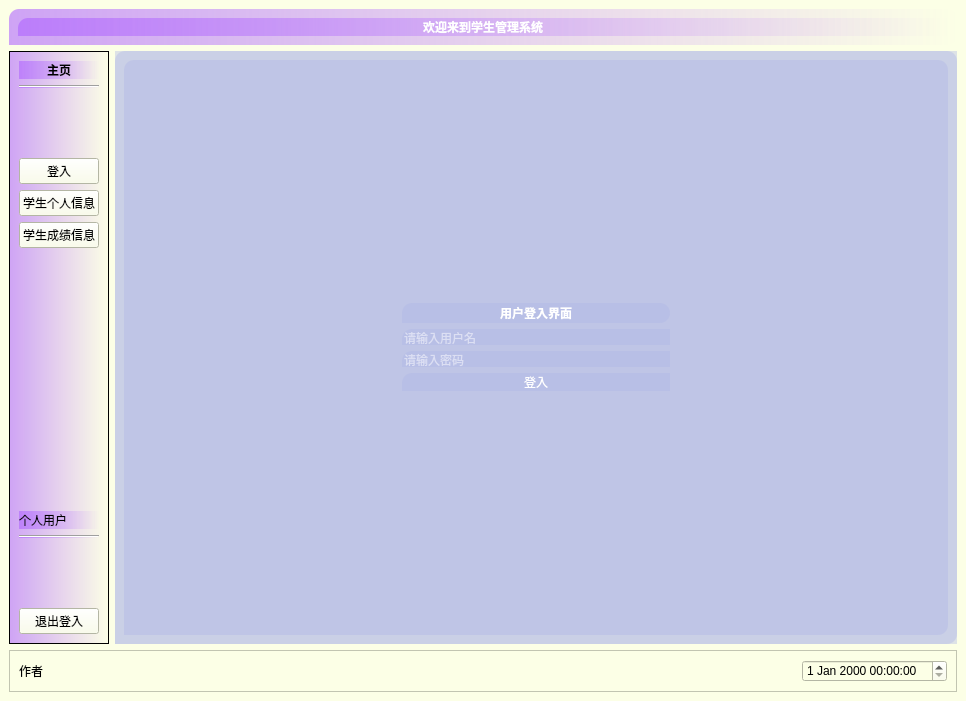
<?xml version="1.0" encoding="UTF-8"?>
<ui version="4.0">
 <class>MainWindow</class>
 <widget class="QMainWindow" name="MainWindow">
  <property name="geometry">
   <rect>
    <x>0</x>
    <y>0</y>
    <width>966</width>
    <height>701</height>
   </rect>
  </property>
  <property name="windowTitle">
   <string>学生信息管理系统</string>
  </property>
  <property name="windowIcon">
   <iconset resource="resource.qrc">
    <normaloff>:/icon/icon/icon.png</normaloff>:/icon/icon/icon.png</iconset>
  </property>
  <property name="styleSheet">
   <string notr="true">background-color: rgb(252, 255, 230);</string>
  </property>
  <widget class="QWidget" name="centralwidget">
   <layout class="QVBoxLayout" name="verticalLayout_4">
    <item>
     <layout class="QVBoxLayout" name="verticalLayout_3">
      <item>
       <widget class="QFrame" name="frame_4">
        <property name="styleSheet">
         <string notr="true">border-radius: 10px;
border-bottom-left-radius: 0px;
color: rgb(255, 255, 255);
background-color: qlineargradient(x1:0, y1:0, x2:1, y2:0,stop:0 rgba(174, 99, 255,150), stop:1 rgba(255, 255, 255, 0));</string>
        </property>
        <property name="frameShape">
         <enum>QFrame::StyledPanel</enum>
        </property>
        <property name="frameShadow">
         <enum>QFrame::Raised</enum>
        </property>
        <layout class="QGridLayout" name="gridLayout">
         <item row="0" column="0">
          <widget class="QLabel" name="label">
           <property name="text">
            <string>&lt;html&gt;&lt;head/&gt;&lt;body&gt;&lt;p align=&quot;center&quot;&gt;&lt;span style=&quot; font-weight:700;&quot;&gt;欢迎来到学生管理系统&lt;/span&gt;&lt;/p&gt;&lt;/body&gt;&lt;/html&gt;</string>
           </property>
          </widget>
         </item>
        </layout>
       </widget>
      </item>
      <item>
       <layout class="QHBoxLayout" name="horizontalLayout_4">
        <item>
         <widget class="QFrame" name="frame_2">
          <property name="styleSheet">
           <string notr="true">QFrame
{
background-color: qlineargradient(x1:0, y1:0, x2:1, y2:0,stop:0 rgba(174, 99, 255,150), stop:1 rgba(255, 255, 255, 0));	
}</string>
          </property>
          <property name="frameShape">
           <enum>QFrame::StyledPanel</enum>
          </property>
          <property name="frameShadow">
           <enum>QFrame::Raised</enum>
          </property>
          <layout class="QVBoxLayout" name="verticalLayout">
           <item>
            <widget class="QLabel" name="label_3">
             <property name="text">
              <string>&lt;html&gt;&lt;head/&gt;&lt;body&gt;&lt;p align=&quot;center&quot;&gt;&lt;span style=&quot; font-weight:700;&quot;&gt;主页&lt;/span&gt;&lt;/p&gt;&lt;/body&gt;&lt;/html&gt;</string>
             </property>
            </widget>
           </item>
           <item>
            <widget class="Line" name="line_2">
             <property name="orientation">
              <enum>Qt::Horizontal</enum>
             </property>
            </widget>
           </item>
           <item>
            <spacer name="verticalSpacer_4">
             <property name="orientation">
              <enum>Qt::Vertical</enum>
             </property>
             <property name="sizeHint" stdset="0">
              <size>
               <width>20</width>
               <height>40</height>
              </size>
             </property>
            </spacer>
           </item>
           <item>
            <widget class="QPushButton" name="btn_Login">
             <property name="text">
              <string>登入</string>
             </property>
            </widget>
           </item>
           <item>
            <widget class="QPushButton" name="btn_PersonalInfo">
             <property name="text">
              <string>学生个人信息</string>
             </property>
            </widget>
           </item>
           <item>
            <widget class="QPushButton" name="btn_PersonScores">
             <property name="text">
              <string>学生成绩信息</string>
             </property>
            </widget>
           </item>
           <item>
            <spacer name="verticalSpacer">
             <property name="orientation">
              <enum>Qt::Vertical</enum>
             </property>
             <property name="sizeHint" stdset="0">
              <size>
               <width>20</width>
               <height>40</height>
              </size>
             </property>
            </spacer>
           </item>
           <item>
            <spacer name="verticalSpacer_2">
             <property name="orientation">
              <enum>Qt::Vertical</enum>
             </property>
             <property name="sizeHint" stdset="0">
              <size>
               <width>20</width>
               <height>40</height>
              </size>
             </property>
            </spacer>
           </item>
           <item>
            <spacer name="verticalSpacer_3">
             <property name="orientation">
              <enum>Qt::Vertical</enum>
             </property>
             <property name="sizeHint" stdset="0">
              <size>
               <width>20</width>
               <height>40</height>
              </size>
             </property>
            </spacer>
           </item>
           <item>
            <spacer name="verticalSpacer_6">
             <property name="orientation">
              <enum>Qt::Vertical</enum>
             </property>
             <property name="sizeHint" stdset="0">
              <size>
               <width>20</width>
               <height>40</height>
              </size>
             </property>
            </spacer>
           </item>
           <item>
            <widget class="QLabel" name="label_4">
             <property name="text">
              <string>个人用户</string>
             </property>
            </widget>
           </item>
           <item>
            <widget class="Line" name="line">
             <property name="orientation">
              <enum>Qt::Horizontal</enum>
             </property>
            </widget>
           </item>
           <item>
            <spacer name="verticalSpacer_5">
             <property name="orientation">
              <enum>Qt::Vertical</enum>
             </property>
             <property name="sizeHint" stdset="0">
              <size>
               <width>20</width>
               <height>40</height>
              </size>
             </property>
            </spacer>
           </item>
           <item>
            <widget class="QPushButton" name="btn_exit">
             <property name="text">
              <string>退出登入</string>
             </property>
            </widget>
           </item>
          </layout>
         </widget>
        </item>
        <item>
         <widget class="QStackedWidget" name="stackedWidget">
          <property name="styleSheet">
           <string notr="true">background-color: rgba(173, 182, 229, 100);</string>
          </property>
          <property name="currentIndex">
           <number>2</number>
          </property>
          <widget class="QWidget" name="Info">
           <layout class="QHBoxLayout" name="horizontalLayout_3">
            <item>
             <layout class="QVBoxLayout" name="verticalLayout_2">
              <item>
               <widget class="QFrame" name="frame_5">
                <property name="frameShape">
                 <enum>QFrame::StyledPanel</enum>
                </property>
                <property name="frameShadow">
                 <enum>QFrame::Raised</enum>
                </property>
                <layout class="QHBoxLayout" name="horizontalLayout_2">
                 <item>
                  <widget class="QLabel" name="label_8">
                   <property name="text">
                    <string>查询方式</string>
                   </property>
                  </widget>
                 </item>
                 <item>
                  <widget class="QComboBox" name="cbx_search">
                   <item>
                    <property name="text">
                     <string>All</string>
                    </property>
                   </item>
                   <item>
                    <property name="text">
                     <string>姓名</string>
                    </property>
                   </item>
                   <item>
                    <property name="text">
                     <string>学号</string>
                    </property>
                   </item>
                   <item>
                    <property name="text">
                     <string>专业</string>
                    </property>
                   </item>
                  </widget>
                 </item>
                 <item>
                  <widget class="QLineEdit" name="line_search">
                   <property name="placeholderText">
                    <string>请输入查询文本</string>
                   </property>
                  </widget>
                 </item>
                 <item>
                  <widget class="QPushButton" name="btn_search">
                   <property name="text">
                    <string>Search</string>
                   </property>
                  </widget>
                 </item>
                 <item>
                  <widget class="QPushButton" name="btn_delete">
                   <property name="text">
                    <string>删除</string>
                   </property>
                  </widget>
                 </item>
                 <item>
                  <widget class="QPushButton" name="btn_insert">
                   <property name="text">
                    <string>插入</string>
                   </property>
                  </widget>
                 </item>
                 <item>
                  <widget class="QPushButton" name="btn_import">
                   <property name="text">
                    <string>导入</string>
                   </property>
                  </widget>
                 </item>
                 <item>
                  <widget class="QPushButton" name="btn_export">
                   <property name="text">
                    <string>导出</string>
                   </property>
                  </widget>
                 </item>
                </layout>
               </widget>
              </item>
              <item>
               <widget class="QTableWidget" name="info_table"/>
              </item>
             </layout>
            </item>
           </layout>
          </widget>
          <widget class="QWidget" name="Scores">
           <layout class="QVBoxLayout" name="verticalLayout_6">
            <item>
             <layout class="QVBoxLayout" name="verticalLayout_5">
              <item>
               <widget class="QFrame" name="frame_6">
                <property name="frameShape">
                 <enum>QFrame::StyledPanel</enum>
                </property>
                <property name="frameShadow">
                 <enum>QFrame::Raised</enum>
                </property>
                <layout class="QHBoxLayout" name="horizontalLayout_5">
                 <item>
                  <widget class="QLabel" name="label_9">
                   <property name="text">
                    <string>排序模式</string>
                   </property>
                  </widget>
                 </item>
                 <item>
                  <widget class="QComboBox" name="cbxscoremode">
                   <item>
                    <property name="text">
                     <string>降序</string>
                    </property>
                   </item>
                   <item>
                    <property name="text">
                     <string>升序</string>
                    </property>
                   </item>
                  </widget>
                 </item>
                 <item>
                  <widget class="QLabel" name="label_10">
                   <property name="text">
                    <string>排序方式</string>
                   </property>
                  </widget>
                 </item>
                 <item>
                  <widget class="QComboBox" name="cbx_score">
                   <item>
                    <property name="text">
                     <string>英语</string>
                    </property>
                   </item>
                   <item>
                    <property name="text">
                     <string>C语言</string>
                    </property>
                   </item>
                   <item>
                    <property name="text">
                     <string>Python</string>
                    </property>
                   </item>
                  </widget>
                 </item>
                 <item>
                  <widget class="QPushButton" name="btn_sort">
                   <property name="text">
                    <string>排序</string>
                   </property>
                  </widget>
                 </item>
                 <item>
                  <spacer name="horizontalSpacer_2">
                   <property name="orientation">
                    <enum>Qt::Horizontal</enum>
                   </property>
                   <property name="sizeHint" stdset="0">
                    <size>
                     <width>40</width>
                     <height>20</height>
                    </size>
                   </property>
                  </spacer>
                 </item>
                 <item>
                  <widget class="QPushButton" name="btn_show">
                   <property name="text">
                    <string>数据可视化</string>
                   </property>
                  </widget>
                 </item>
                 <item>
                  <widget class="QPushButton" name="Score_import">
                   <property name="text">
                    <string>导入</string>
                   </property>
                  </widget>
                 </item>
                 <item>
                  <widget class="QPushButton" name="Score_export">
                   <property name="text">
                    <string>导出成绩表</string>
                   </property>
                  </widget>
                 </item>
                </layout>
               </widget>
              </item>
              <item>
               <widget class="QTableWidget" name="score_table"/>
              </item>
             </layout>
            </item>
           </layout>
          </widget>
          <widget class="QWidget" name="Login">
           <property name="styleSheet">
            <string notr="true">border-radius: 10px;
border-bottom-left-radius: 0px;
color: rgb(255, 255, 255);
background-image: url(:/icon/icon/images.jpg);</string>
           </property>
           <layout class="QVBoxLayout" name="verticalLayout_7">
            <item>
             <widget class="QFrame" name="frame_3">
              <property name="frameShape">
               <enum>QFrame::StyledPanel</enum>
              </property>
              <property name="frameShadow">
               <enum>QFrame::Raised</enum>
              </property>
              <layout class="QGridLayout" name="gridLayout_2">
               <item row="6" column="1">
                <widget class="QPushButton" name="btn_log">
                 <property name="text">
                  <string>登入</string>
                 </property>
                 <property name="shortcut">
                  <string>Return</string>
                 </property>
                </widget>
               </item>
               <item row="4" column="1">
                <widget class="QLineEdit" name="line_usr">
                 <property name="placeholderText">
                  <string>请输入用户名</string>
                 </property>
                </widget>
               </item>
               <item row="0" column="1">
                <spacer name="verticalSpacer_8">
                 <property name="orientation">
                  <enum>Qt::Vertical</enum>
                 </property>
                 <property name="sizeHint" stdset="0">
                  <size>
                   <width>20</width>
                   <height>40</height>
                  </size>
                 </property>
                </spacer>
               </item>
               <item row="3" column="2">
                <spacer name="horizontalSpacer_4">
                 <property name="orientation">
                  <enum>Qt::Horizontal</enum>
                 </property>
                 <property name="sizeHint" stdset="0">
                  <size>
                   <width>40</width>
                   <height>20</height>
                  </size>
                 </property>
                </spacer>
               </item>
               <item row="3" column="1">
                <widget class="QLabel" name="label_5">
                 <property name="text">
                  <string>&lt;html&gt;&lt;head/&gt;&lt;body&gt;&lt;p align=&quot;center&quot;&gt;&lt;span style=&quot; font-weight:700;&quot;&gt;用户登入界面&lt;/span&gt;&lt;/p&gt;&lt;/body&gt;&lt;/html&gt;</string>
                 </property>
                </widget>
               </item>
               <item row="1" column="1">
                <spacer name="verticalSpacer_13">
                 <property name="orientation">
                  <enum>Qt::Vertical</enum>
                 </property>
                 <property name="sizeHint" stdset="0">
                  <size>
                   <width>20</width>
                   <height>40</height>
                  </size>
                 </property>
                </spacer>
               </item>
               <item row="8" column="1">
                <spacer name="verticalSpacer_10">
                 <property name="orientation">
                  <enum>Qt::Vertical</enum>
                 </property>
                 <property name="sizeHint" stdset="0">
                  <size>
                   <width>20</width>
                   <height>40</height>
                  </size>
                 </property>
                </spacer>
               </item>
               <item row="9" column="1">
                <spacer name="verticalSpacer_9">
                 <property name="orientation">
                  <enum>Qt::Vertical</enum>
                 </property>
                 <property name="sizeHint" stdset="0">
                  <size>
                   <width>20</width>
                   <height>40</height>
                  </size>
                 </property>
                </spacer>
               </item>
               <item row="3" column="0">
                <spacer name="horizontalSpacer_3">
                 <property name="orientation">
                  <enum>Qt::Horizontal</enum>
                 </property>
                 <property name="sizeHint" stdset="0">
                  <size>
                   <width>40</width>
                   <height>20</height>
                  </size>
                 </property>
                </spacer>
               </item>
               <item row="5" column="1">
                <widget class="QLineEdit" name="line_pwd">
                 <property name="echoMode">
                  <enum>QLineEdit::Normal</enum>
                 </property>
                 <property name="placeholderText">
                  <string>请输入密码</string>
                 </property>
                </widget>
               </item>
               <item row="7" column="1">
                <spacer name="verticalSpacer_11">
                 <property name="orientation">
                  <enum>Qt::Vertical</enum>
                 </property>
                 <property name="sizeHint" stdset="0">
                  <size>
                   <width>20</width>
                   <height>40</height>
                  </size>
                 </property>
                </spacer>
               </item>
               <item row="2" column="1">
                <spacer name="verticalSpacer_7">
                 <property name="orientation">
                  <enum>Qt::Vertical</enum>
                 </property>
                 <property name="sizeHint" stdset="0">
                  <size>
                   <width>20</width>
                   <height>40</height>
                  </size>
                 </property>
                </spacer>
               </item>
              </layout>
             </widget>
            </item>
           </layout>
          </widget>
         </widget>
        </item>
       </layout>
      </item>
      <item>
       <widget class="QFrame" name="frame">
        <property name="frameShape">
         <enum>QFrame::StyledPanel</enum>
        </property>
        <property name="frameShadow">
         <enum>QFrame::Raised</enum>
        </property>
        <layout class="QHBoxLayout" name="horizontalLayout">
         <item>
          <widget class="QLabel" name="label_2">
           <property name="text">
            <string>作者</string>
           </property>
          </widget>
         </item>
         <item>
          <spacer name="horizontalSpacer">
           <property name="orientation">
            <enum>Qt::Horizontal</enum>
           </property>
           <property name="sizeHint" stdset="0">
            <size>
             <width>40</width>
             <height>20</height>
            </size>
           </property>
          </spacer>
         </item>
         <item>
          <widget class="QDateTimeEdit" name="dateTimeEdit"/>
         </item>
        </layout>
       </widget>
      </item>
     </layout>
    </item>
   </layout>
  </widget>
 </widget>
 <resources>
  <include location="resource.qrc"/>
 </resources>
 <connections/>
</ui>
